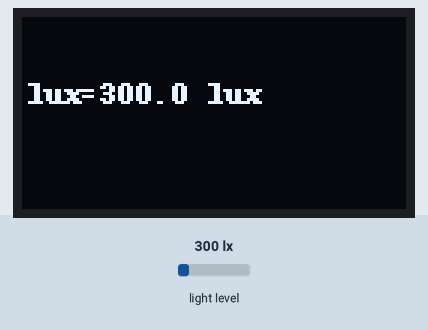
Recording of a program running on a simulated Raspberry Pi (BCM pin numbers). On the bench: 128×64 one-colour display. The test bench sets the inputs (shaded band); at power-on: light level 300 lx. The clock reads 2024-03-15 10:24:30 at power-on unless the program sets it; library files of the repository ran but are not shown: SSD1306.py, bh1750.py.

Above: at 1.2 s.
1.3 s: light level set to 40 lx
At 2.9 s:
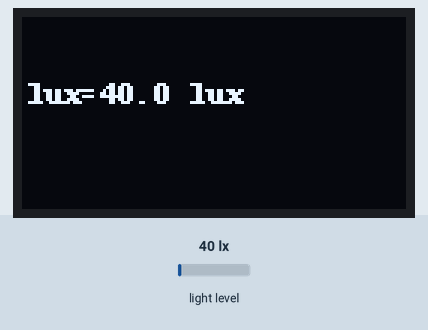
3.2 s: light level set to 500 lx
At 4.9 s:
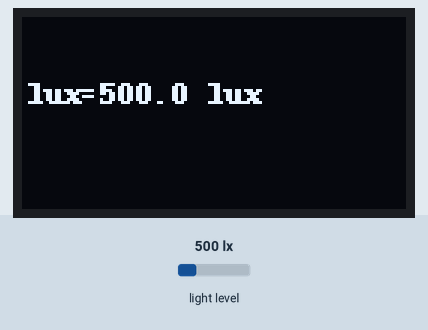
5.4 s: light level set to 1000 lx
At 6.8 s:
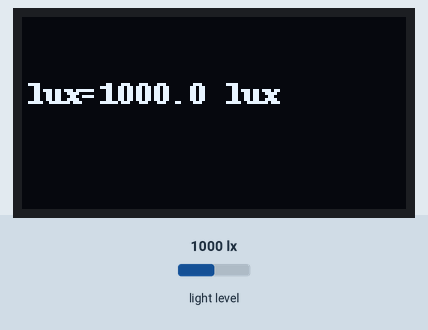
Timing chart, 0 to 8.4 s (numbered marks = the images above; inputs shaded):
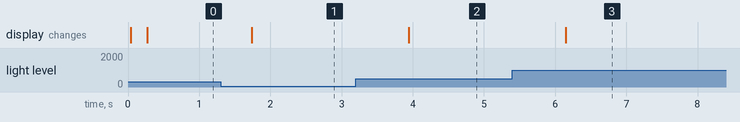

Measured:
- after the input at 1.3 s, the display: changes after 0.44 s (image 1)
- after the input at 3.2 s, the display: changes after 0.74 s (image 2)
- after the input at 5.4 s, the display: changes after 0.75 s (image 3)

The program:

napi_display_bh1750.py
```python
# main.py

import time
from PIL import Image, ImageDraw, ImageFont
import spidev
import SSD1306
from bh1750 import BH1750
from smbus2 import SMBus

# Инициализация OLED дисплея
SPI_PORT = 2
SPI_DEVICE = 0

rstpin = 7  # GPIO2_A7
rstchip = "/dev/gpiochip2"
dcpin = 9  # GPIO2_B1
dcchip = "/dev/gpiochip2"

spi = spidev.SpiDev()
spi.open(SPI_PORT, SPI_DEVICE)
spi.max_speed_hz = 8000000
disp = SSD1306.SSD1306_128_64(rstpin=rstpin, rstchip=rstchip, dcpin=dcpin, dcchip=dcchip, spi=spi)

disp.begin()
disp.clear()

width = disp.width
height = disp.height
image = Image.new('1', (width, height))
draw = ImageDraw.Draw(image)
font = ImageFont.load_default()

#i2c line 1
bus = SMBus(1)
d_step=10
d_cell=20


while True:
    draw.rectangle((0, 0, width, height), fill=255)

    # Create an instance of SMBus
    bus = SMBus(1)

    # Create an instance of the BH1750 sensor, passing the SMBus object
    sensor = BH1750(bus)

    if sensor.check_device():
       sensor.power_on()
       sensor.reset()
       light_level = sensor.read_light(decimal_places=2)

       # Отображение данных на экране
       draw.text((0, d_cell), f"lux={light_level} lux", font=font, fill=0)
    else:
       draw.text((0, 10), f"ERROR:BMP280 is not detected", font=font, fill=0)
       print(f"BMP280 reading ERROR")


    disp.ShowImage(disp.getbuffer(image))
    time.sleep(0.5)
```
